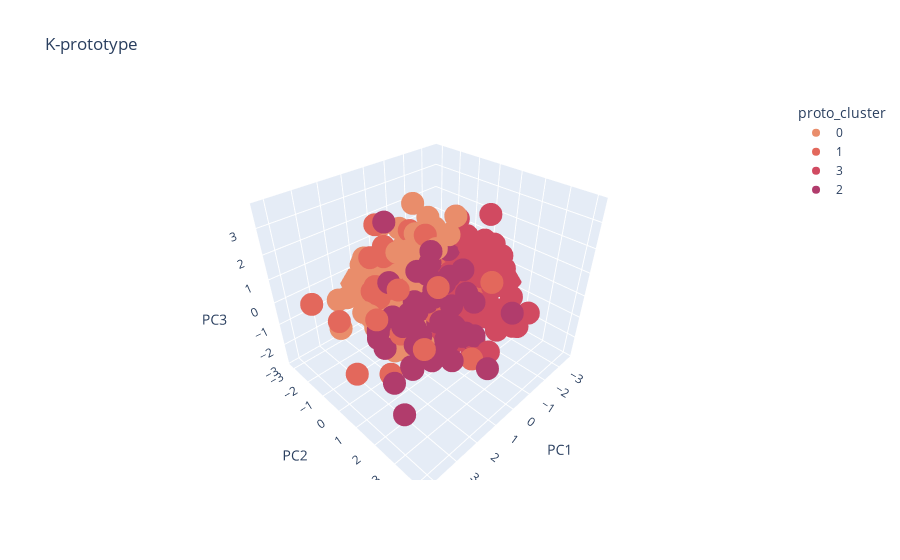

Source (notebook cell):
### Code cell
fig = px.scatter_3d(X_pca, x='PC1', y='PC2', z='PC3',
              color='proto_cluster', title="K-prototype", color_discrete_sequence=palette)
fig.show()
fig.write_image("../output/icd_Kprototype_dist.png")
